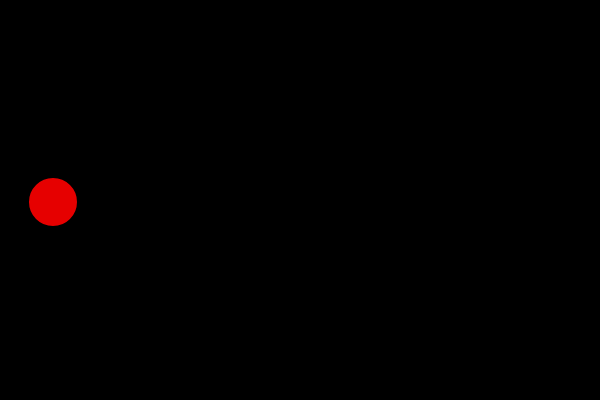
Frame 1 (no input)
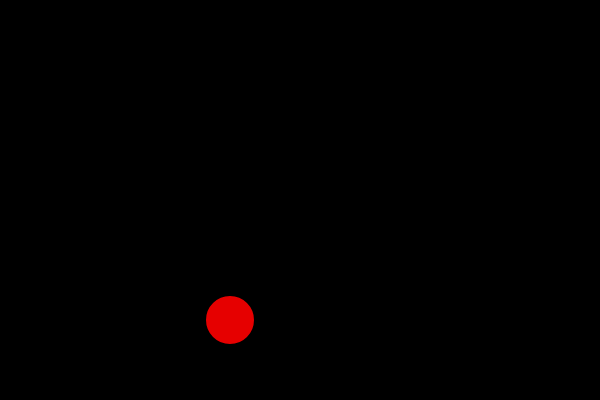
Frame 60 (no input)
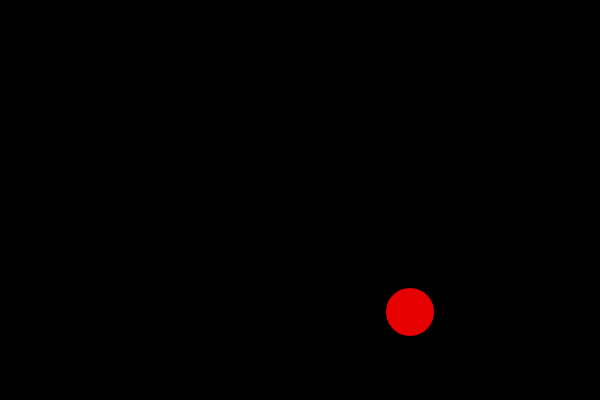
Frame 120 (the mouse pressed at the canvas centre since frame 60)

The p5.js sketch that drew these frames (run headless with seeded random() and noise() and a simulated clock; from frame 60 on, the mouse is pressed at the canvas centre):

// p5.js sketch
// ── sketch.js
var ball = {
	x: 50,
	y: 200,
	xspeed: 3,
	yspeed: 2
}

var col = {
	r: 0,
	g: 0,
	b: 0
}

var score = 0;

function setup() {
    createCanvas(600, 400);
}

function draw() {
	background (0, 0, 0);
	move();
	bounce();
	display();
}

function bounce () {
	if (ball.x > 575 || ball.x < 25) {
		ball.xspeed = -ball.xspeed;
	}
	if (ball.y > 375 || ball.y < 25) {
	    ball.yspeed = -ball.yspeed;
	}
}

function move () {
	ball.x = ball.x + ball.xspeed;
	ball.y = ball.y + ball.yspeed;
}

function display () {
	strokeWeight(2);
	stroke(0);
	fill(230, 0, 0);
	ellipse(ball.x, ball.y, 50);
}

// function mousePressed () {
// 	if (mouseX = ball && mouseY = ball) 
// 	ball.xspeed = ball.xspeed + 1;
// 	ball.yspeed = ball.yspeed + 1;
// 	score = score + 1;
// }
